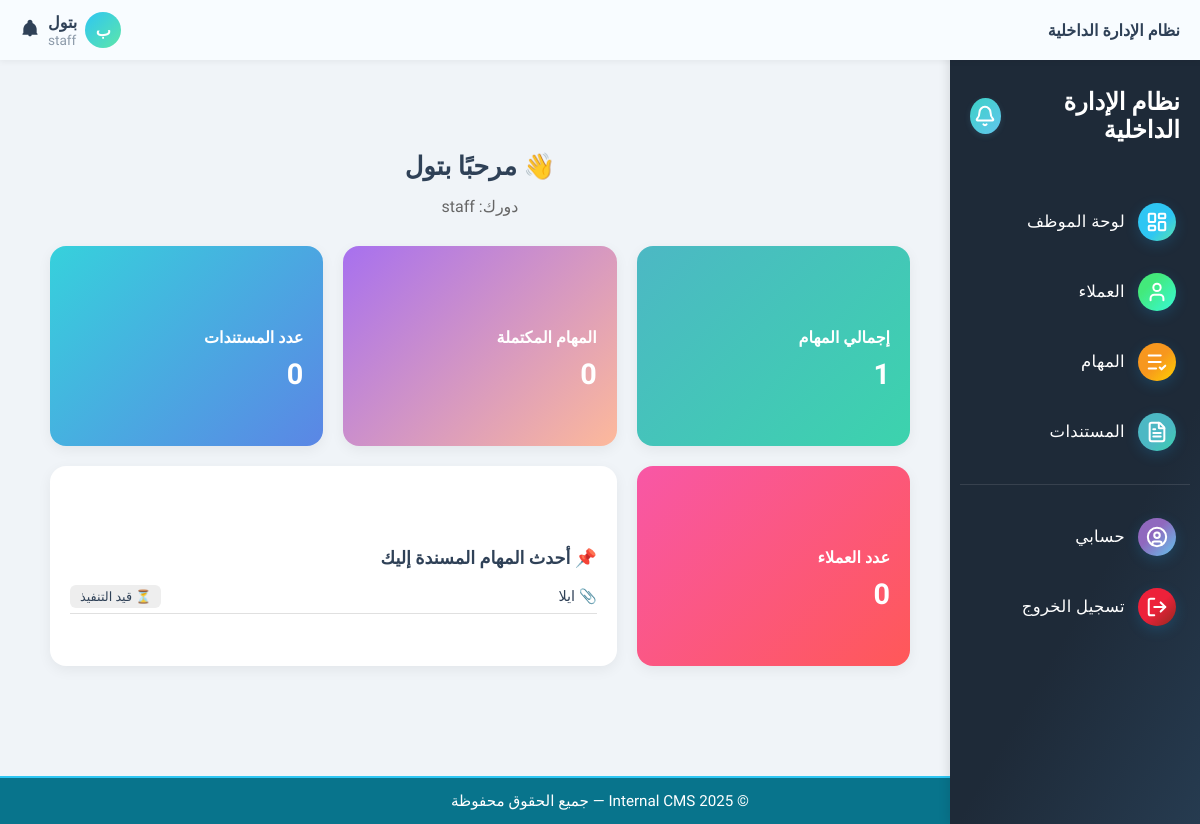
The page / (signed in) on the database as committed earlier.
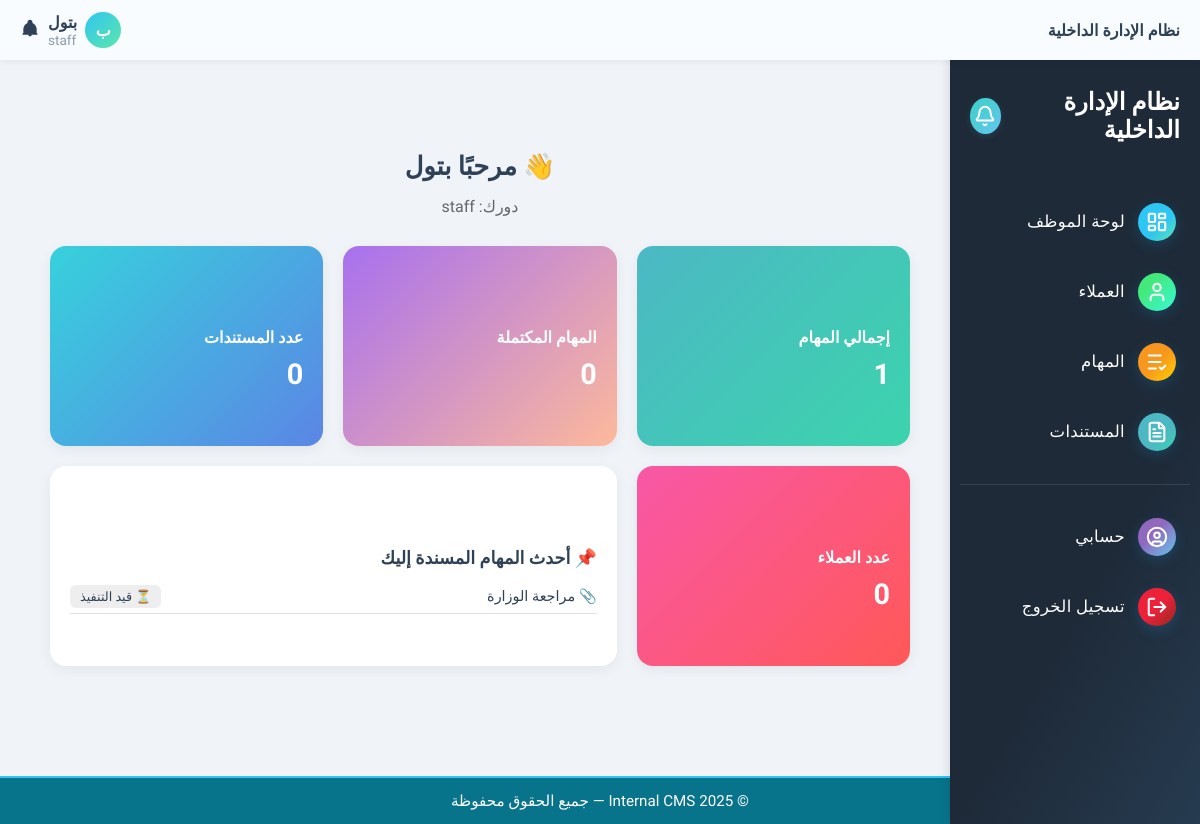
The same page on the database as committed later.
### tasks/models.py (models this page shows, shortened)
class Task(models.Model):
    STATUS_CHOICES = [
        ('pending', 'قيد التنفيذ'),
        ('completed', 'منتهية'),
        ('overdue', 'متأخرة'),
    ]
    title = models.CharField(max_length=255, verbose_name='عنوان المهمة')
    description = models.TextField(blank=True, verbose_name='الوصف')
    assigned_to = models.ForeignKey(User, on_delete=models.SET_NULL, null=True, blank=True, verbose_name='الموظف المكلّف')
    client = models.ForeignKey(Client, on_delete=models.SET_NULL, null=True, blank=True, verbose_name='العميل')
    status = models.CharField(max_length=20, choices=STATUS_CHOICES, default='pending', verbose_name='الحالة')
    due_date = models.DateField(null=True, blank=True, verbose_name='تاريخ الاستحقاق')
    file_url = models.URLField(max_length=1024, blank=True, null=True, verbose_name='رابط الملف')
    file_path = models.CharField(max_length=512, blank=True, null=True, verbose_name='مسار الملف')
    documents = models.ManyToManyField('content.Document', blank=True, verbose_name='مستندات إضافية')
    created_at = models.DateTimeField(auto_now_add=True, verbose_name='تاريخ الإنشاء')
    class Meta:
        verbose_name = 'مهمة'
        verbose_name_plural = 'المهام'
        ordering = ['-created_at']  # ترتيب المهام الأحدث أولاً

### core/views.py (the view)
# urls.py: path('', views.dashboard_view, name='dashboard'),
@login_required
def dashboard_view(request):
    try:
        profile = request.user.userprofile
        role = getattr(profile.role, 'name', 'viewer')
    except UserProfile.DoesNotExist:
        role = 'viewer'
    context = {
        'role': role,
        'total_clients': 0,
        'total_tasks': 0,
        'total_documents': 0,
        'tasks_pending': 0,
        'tasks_completed': 0,
        'tasks_overdue': 0,
        'latest_tasks': [],
    }
    if role == 'admin':
        context.update({
            'total_clients': Client.objects.count(),
            'total_tasks': Task.objects.count(),
            'total_documents': Document.objects.count(),
            'tasks_pending': Task.objects.filter(status='pending').count(),
            'tasks_completed': Task.objects.filter(status='completed').count(),
            'tasks_overdue': Task.objects.filter(status='overdue').count(),
            'latest_tasks': Task.objects.select_related('assigned_to').order_by('-created_at')[:5],
        })
    elif role == 'staff':
        user = request.user
        assigned_tasks = Task.objects.filter(assigned_to=user)
        context.update({
            'total_tasks': assigned_tasks.count(),
            'tasks_pending': assigned_tasks.filter(status='pending').count(),
            'tasks_completed': assigned_tasks.filter(status='completed').count(),
            'latest_tasks': assigned_tasks.order_by('-created_at')[:3],
        })
    elif role == 'viewer':
        context['total_documents'] = Document.objects.filter(uploaded_by=request.user).count()
    template_map = {
        'admin': 'core/admin_dashboard.html',
        'staff': 'core/staff_dashboard.html',
        'viewer': 'core/viewer_dashboard.html',
    }
    template = template_map.get(role, 'core/admin_dashboard.html')
    return render(request, template, context)

### core/context_processors.py (called while the page is built)
def user_role(request):
    role = None
    if request.user.is_authenticated:
        if hasattr(request.user, 'userprofile'):
            role = request.user.userprofile.role.name
    return {'role': role}

### templates/core/staff_dashboard.html (shortened to what this page needs)
{% extends 'base.html' %}
{% load static %}
{% block content %}
<div class="reports-container">
  <h2 class="section-title">👋 مرحبًا {{ request.user.get_full_name }}</h2>
  <p class="section-subtitle">دورك: {{ role }}</p>
  <div class="cards-grid">
    <a href="{% url 'task_list' %}" class="report-card gradient-green card-link">
      <h5>إجمالي المهام</h5>
      <p>{{ total_tasks }}</p>
    </a>
    <a href="{% url 'task_list' %}" class="report-card gradient-purple card-link">
      <h5>المهام المكتملة</h5>
      <p>{{ tasks_completed }}</p>
    </a>
    <a href="{% url 'document_list' %}" class="report-card gradient-blue card-link">
      <h5>عدد المستندات</h5>
      <p>{{ total_documents }}</p>
    </a>
    <a href="{% url 'client_list' %}" class="report-card gradient-pink card-link">
      <h5>عدد العملاء</h5>
      <p>{{ total_clients }}</p>
    </a>
    <div class="report-card white-card task-preview-card span-2">
      <h5>📌 أحدث المهام المسندة إليك</h5>
      <ul class="task-list">
        {% if latest_tasks %}
          {% for task in latest_tasks %}
            <li class="task-item">
              <div class="task-title">
                <a href="{% url 'task_detail' task.id %}">📎 {{ task.title }}</a>
              </div>
              <div class="task-status">
                {% if task.status == 'pending' %}
                  <span class="status status-pending">⏳ قيد التنفيذ</span>
                {% elif task.status == 'completed' %}
                  <span class="status status-completed">✅ منتهية</span>
                {% elif task.status == 'overdue' %}
                  <span class="status status-overdue">⏰ متأخرة</span>
                {% else %}
                  <span class="status">❓ غير معروفة</span>
                {% endif %}
              </div>
            </li>
          {% endfor %}
        {% else %}
          <li class="task-item">لا توجد مهام حالياً</li>
        {% endif %}
      </ul>
    </div>
  </div>
</div>
{% endblock %}

Rows that differ between the two databases and show on the page:
removed Task: title "ايلا", status "⏳ قيد التنفيذ"
added Task: title "مراجعة الوزارة", status "⏳ قيد التنفيذ"
